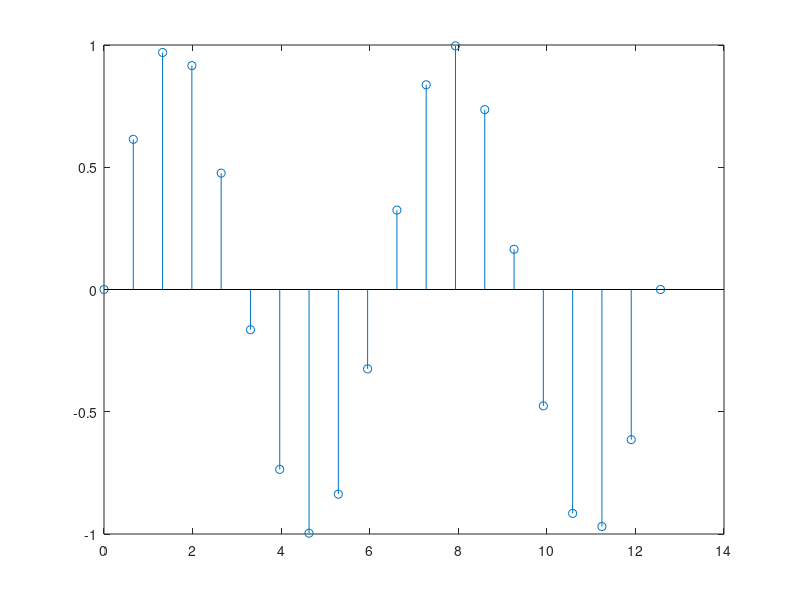

Write the MATLAB code that produced this figure.
t=linspace(0,4*pi,1000);
x=sin(t);
plot(t,x) %para tiempo continuo.

stem(t,x)%para tiempo discreto.
n=linspace(0,4*pi,20);
x=sin(n);
stem(n,x)
